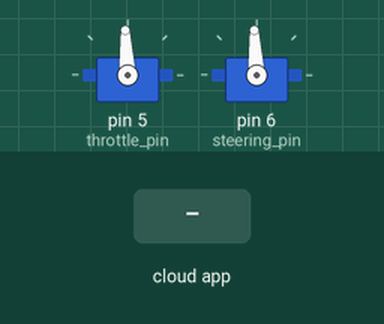
A sketch run on a simulated Arduino Uno, built with avr-gcc and run on an emulated ATmega328P. Shown: 2 × servo. Inputs (shaded band) come from the test bench. The ROS host is connected and sends only what is stated.

Above: at 1.2 s.
1.3 s: the phone or cloud app sets linear.x to -100
At 1.8 s:
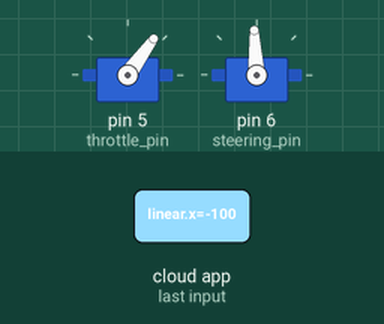
2.9 s: the phone or cloud app sets angular.z to -100
At 3.7 s:
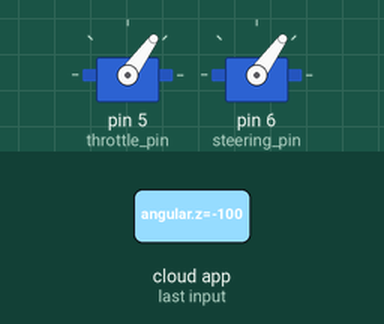
4.5 s: the phone or cloud app sets angular.z to 100
At 5.7 s:
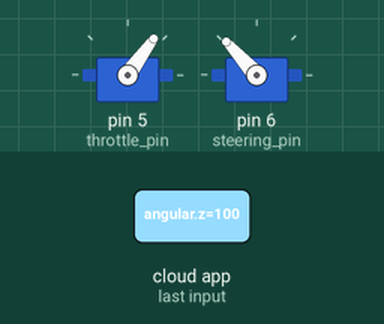
6.1 s: the phone or cloud app sets angular.z to 0
At 7.6 s:
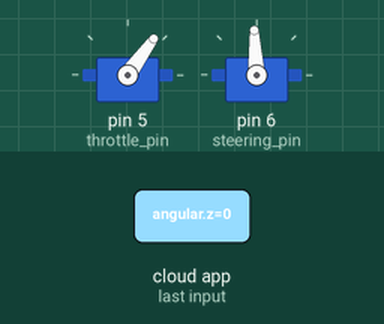
Timing chart, 0 to 8.7 s (numbered marks = the images above; inputs shaded):
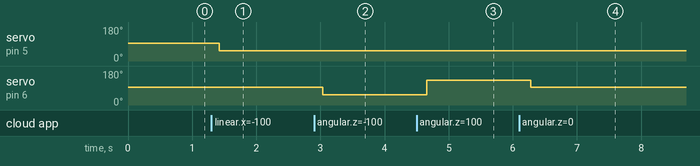

The sketch:

dji_teleop.ino
```cpp
/* Given forward and turn commands(through ROS or RC), run motors accordingly
 *
 *
 * in ROS:
 * 1. run roscore
 * 2. in a new tab(ctrl+shift+t)
 *    rosrun rosserial_python serial_node.py /dev/ttyACM0 _baud:=57600
 * 3. in another tab
 *    rostopic echo chatter
 * 4. in another tab
 *    rostopic pub motor_motion geometry_msgs/Vector3 '-500.0' '500.0'0.0'
 *    these are forwardROS and turnROS variables (range -500 to 500)
 * 5. publishes hydrophone analog value
 *
 *
 *
 */
#include <ros.h>
#include <geometry_msgs/Twist.h>
#include <geometry_msgs/Vector3.h>
#include <Servo.h>

#define throttle_pin 5
#define steering_pin 6

ros::NodeHandle nh;

Servo throttle;
Servo steering;

int forwardROS=1500;
int turnROS=1500;

const int max_pwm = 1900;
const int min_pwm = 1100;
const int neutral_pwm = 1500;

int throttle_pwm = neutral_pwm;
int steering_pwm = neutral_pwm;

geometry_msgs::Vector3 movement; //for chatter

void changeVar(const geometry_msgs::Twist& input){
  forwardROS=map(input.linear.x, -0.2, 0.2, 1100, 1900);
  turnROS=map(input.angular.z, -1, 1, 1100, 1900);
}

ros::Subscriber<geometry_msgs::Twist> sub("/motor_val", &changeVar);
ros::Publisher chatter("chatter", &movement);

void setup() {
  nh.initNode();
  nh.subscribe(sub);
  nh.advertise(chatter);

  pinMode(throttle_pin, OUTPUT);
  pinMode(steering_pin, OUTPUT);

  throttle.attach(throttle_pin);
  steering.attach(steering_pin);

  throttle.writeMicroseconds(neutral_pwm);
  steering.writeMicroseconds(neutral_pwm);

  throttle_pwm=neutral_pwm;
  steering_pwm=neutral_pwm;


  Serial.begin(57600); // Pour a bowl of Serial
}

void loop() {

  throttle.writeMicroseconds(forwardROS);
  steering.writeMicroseconds(turnROS);
  movement.x=forwardROS; //0=>fastest forward, 255 =>fastest backwards, 120 =>stops
  movement.y=turnROS;
  chatter.publish(&movement);
  nh.spinOnce();
  delay(100);
}
```

Measured:
- after the input at 1.3 s, servo on pin 5 (throttle_pin): 93° → 54° after 0.12 s
- after the input at 2.9 s, servo on pin 6 (steering_pin): 93° → 54° after 0.14 s
- after the input at 4.5 s, servo on pin 6 (steering_pin): 54° → 132° after 0.16 s
- after the input at 6.1 s, servo on pin 6 (steering_pin): 132° → 93° after 0.18 s
